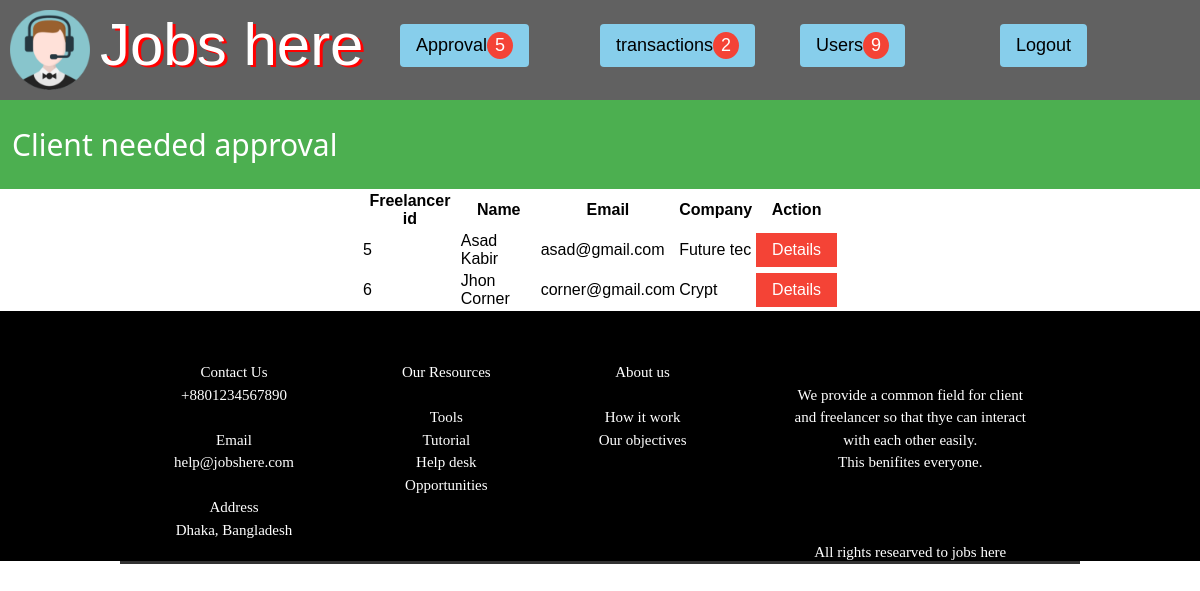
Screenshot of /clientlist.php (signed in) with the database file from the repository.
### tables this page shows
CREATE TABLE `client` (
  `cid` int(11) NOT NULL,
  `name` varchar(100) NOT NULL,
  `dob` date NOT NULL,
  `gender` varchar(20) NOT NULL,
  `email` varchar(100) NOT NULL,
  `phone` bigint(20) NOT NULL,
  `address` varchar(200) NOT NULL,
  `profession` varchar(50) NOT NULL,
  `company` varchar(50) NOT NULL,
  `review` double NOT NULL,
  `total_rat` double NOT NULL,
  `rating` double NOT NULL,
  `username` varchar(200) NOT NULL,
  `password` varchar(200) NOT NULL,
  `status` varchar(20) NOT NULL
);

### clientlist.php (the view, shortened to what this page needs)
<?php
 require_once("config.php");
  $sql="SELECT * FROM `freelancer` WHERE status='waiting'";
  $sql2="SELECT * FROM `client` WHERE status='waiting'";
  $req=mysqli_query($connection,$sql);
  $req2=mysqli_query($connection,$sql2);
  $n1=mysqli_num_rows($req);
  $n2=mysqli_num_rows($req2);
  $nt=$n1+$n2;
  $sql3="SELECT * FROM `freelancer` WHERE status='approved'";
  $sql4="SELECT * FROM `client` WHERE status='approved'";
  $req3=mysqli_query($connection,$sql3);
  $req4=mysqli_query($connection,$sql4);
  $n5=mysqli_num_rows($req3);
  $n6=mysqli_num_rows($req4);
  $nt1=$n5+$n6;
   $sql23="SELECT * FROM `transaction_table` WHERE status='pending'";
  $run23=mysqli_query($connection,$sql23);
  $n4=mysqli_num_rows($run23);
?>
<html>
<head>
  <link rel="stylesheet" type="text/css" href="style.css">
  <link rel="stylesheet" href="css/w3.css">
<link rel="stylesheet" href="css/font.css">
</head>
<body>
  <div class="w3-row w3-dark-gray">
    <div class="w3-col l1">
      <img src="images/logo.png" style="height: 100px;width: 100px;padding:10px">
    </div>
    <div class="w3-col l3">
      <span class="jobb">Jobs here</span>
    </div>
    <div class="w3-col l2" style="padding-top: 2%;background-color: transparent;">
      <div class="w3-dropdown-hover" style="background-color: transparent;">
        <button class="w3-button w3-round w3-light-blue w3-large">Approval<span class="w3-badge w3-red"><?php echo"$nt";?></span></button>
      </div>
    </div>
    <div class="w3-col l2" style="padding-top: 2%;">
      <a href="admin-transactionlist.php" class="w3-button w3-round w3-light-blue w3-large">transactions<span class="w3-badge w3-red"><?php echo"$n4";?></span></a>
    </div>
    <div class="w3-col l2" style="padding-top: 2%;background-color: transparent;">
      <div class="w3-dropdown-hover" style="background-color: transparent;">
        <button class="w3-button w3-round w3-light-blue w3-large">Users<span class="w3-badge w3-red"><?php echo"$nt1";?></span></button>
      </div>
    </div>
    <div class="w3-col l2"  style="padding-top: 2%;">
      <div class="w3-dropdown-hover" style="background-color: transparent;">
        <a href="admin.php?status=logout" class="w3-button w3-round w3-light-blue w3-large">Logout</a>
      </div>
    </div>
  </div>
 <div class="w3-cointer w3-green" style="padding: 1%">
  <h2>Client needed approval</h2>
 </div>
 <div class="w3-container" style="padding-left: 30%;padding-right: 30%;">
 <table>
           <tr><th>Freelancer id</th>
               <th>Name</th>
               <th>Email</th>
                <th>Company</th>
                 <th>Action</th>
           <?php while($client=mysqli_fetch_array($req2)) {?>
           <tr>
               <td><?php echo $client['cid']; ?></td>
               <td><?php echo $client['name']; ?></td>
               <td><?php echo $client['email']; ?></td>
               <td><?php echo $client['company']; ?></td>
               <td><a href="clientdetals.php?show=<?php echo $client['cid']; ?>" class="w3-button w3-red">Details</a></td>
           </tr>
           <?php } ?>
       </table>
  </div>
     <div class="grid-foot">
    <div>Contact Us<br>+8801234567890<br><br>Email<br>help@jobshere.com<br><br>Address<br>Dhaka, Bangladesh</div>
    <div>Our Resources<br><br>Tools<br>Tutorial<br>Help desk<br>Opportunities</div>
    <div>About us<br><br>How it work<br>Our objectives<br></div>
    <div><br>We provide a common field for client<br> and freelancer so that thye can interact<br> with each other easily.<br> This benifites everyone. <br><br><br><br>All rights researved to jobs here</div>
  </div>
</body>
</html>

### style.css (style rules this page uses)
.jobb { color: white; text-shadow: 3px 2px red; font-size: 60px; padding-bottom: 0px; padding-top: 0px; text-align: center; }
body { font-family: "Times New Roman", Times, serif; }
.grid-foot { display: grid; grid-template-columns: auto auto auto auto; grid-gap: 0px; background-color: rgb(0,0,0,1); padding-left: 10%; padding-right: 10%; color: white; height: 250px; padding-top: 50px; }
.grid-foot > div { text-align: center; background-color: rgb(0,0,0,0.8); font-family: "Calibri", Light; }

### css/w3.css (style rules this page uses)
html { box-sizing:border-box }
*,*:before,*:after { box-sizing:inherit }
html { -ms-text-size-adjust:100%;-webkit-text-size-adjust:100% }
body { margin:0 }
a { background-color:transparent;-webkit-text-decoration-skip:objects }
img { border-style:none }
button,input,select,textarea { font:inherit;margin:0 }
button,input { overflow:visible }
button,select { text-transform:none }
button,html [type=button],[type=reset],[type=submit] { -webkit-appearance:button }
html,body { font-family:Verdana,sans-serif;font-size:15px;line-height:1.5 }
html { overflow-x:hidden }
h2 { font-size:30px }
h1,h2,h3,h4,h5,h6 { font-family:"Segoe UI",Arial,sans-serif;font-weight:400;margin:10px 0 }
img { vertical-align:middle }
a { color:inherit }
.w3-btn,.w3-button { border:none;display:inline-block;padding:8px 16px;vertical-align:middle;overflow:hidden;text-decoration:none;color:inherit;background-color:inherit;text-align:center;cursor:pointer;white-space:nowrap }
.w3-btn,.w3-button { -webkit-touch-callout:none;-webkit-user-select:none;-khtml-user-select:none;-moz-user-select:none;-ms-user-select:none;user-select:none }
.w3-badge,.w3-tag { background-color:#000;color:#fff;display:inline-block;padding-left:8px;padding-right:8px;text-align:center }
.w3-badge { border-radius:50% }
.w3-dropdown-click,.w3-dropdown-hover { position:relative;display:inline-block;cursor:pointer }
.w3-dropdown-hover:first-child,.w3-dropdown-click:hover { background-color:#ccc;color:#000 }
.w3-container:after,.w3-container:before,.w3-panel:after,.w3-panel:before,.w3-row:after,.w3-row:before,.w3-row-padding:after,.w3-row-padding:before, .w3-cell-row:before,.w3-cell-row:after,.w3-clear:after,.w3-clear:before,.w3-bar:before,.w3-bar:after { content:"";display:table;clear:both }
.w3-col,.w3-half,.w3-third,.w3-twothird,.w3-threequarter,.w3-quarter { float:left;width:100% }
@media (min-width:993px) { .w3-col.l1 { width:8.33333% } }
@media (min-width:993px) { .w3-col.l2 { width:16.66666% } }
@media (min-width:993px) { .w3-col.l3 { width:24.99999% } }
.w3-round,.w3-round-medium { border-radius:4px }
.w3-container,.w3-panel { padding:0.01em 16px }
.w3-large { font-size:18px!important }
.w3-light-blue,.w3-hover-light-blue:hover { color:#000!important;background-color:#87CEEB!important }
.w3-green,.w3-hover-green:hover { color:#fff!important;background-color:#4CAF50!important }
.w3-red,.w3-hover-red:hover { color:#fff!important;background-color:#f44336!important }
.w3-dark-grey,.w3-hover-dark-grey:hover,.w3-dark-gray,.w3-hover-dark-gray:hover { color:#fff!important;background-color:#616161!important }

### rows the page displays
client: cid "5", name "Asad Kabir", email "asad@gmail.com", company "Future tec"
client: cid "6", name "Jhon Corner", email "corner@gmail.com", company "Crypt"

### other values shown
$nt "5"
$n4 "2"
$nt1 "9"
